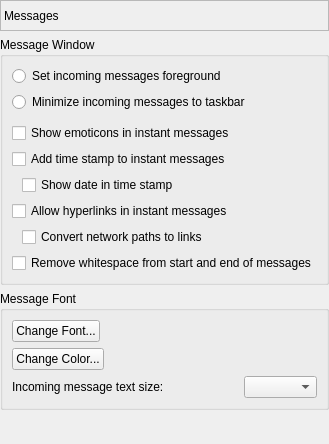
       <widget class="QWidget" name="pageMessages">
        <layout class="QVBoxLayout" name="verticalLayout_14">
         <property name="margin">
          <number>0</number>
         </property>
         <item>
          <widget class="QLabel" name="lblMessagesPage">
           <property name="sizePolicy">
            <sizepolicy hsizetype="Preferred" vsizetype="Fixed">
             <horstretch>0</horstretch>
             <verstretch>0</verstretch>
            </sizepolicy>
           </property>
           <property name="minimumSize">
            <size>
             <width>0</width>
             <height>31</height>
            </size>
           </property>
           <property name="frameShape">
            <enum>QFrame::StyledPanel</enum>
           </property>
           <property name="frameShadow">
            <enum>QFrame::Sunken</enum>
           </property>
           <property name="text">
            <string>Messages</string>
           </property>
          </widget>
         </item>
         <item>
          <widget class="QGroupBox" name="grpMsgWindow">
           <property name="title">
            <string>Message Window</string>
           </property>
           <layout class="QVBoxLayout" name="verticalLayout_12">
            <item>
             <widget class="QRadioButton" name="rdbMessageTop">
              <property name="text">
               <string>Set incoming messages foreground</string>
              </property>
             </widget>
            </item>
            <item>
             <widget class="QRadioButton" name="rdbMessageBottom">
              <property name="text">
               <string>Minimize incoming messages to taskbar</string>
              </property>
             </widget>
            </item>
            <item>
             <spacer name="verticalSpacer_3">
              <property name="orientation">
               <enum>Qt::Vertical</enum>
              </property>
              <property name="sizeType">
               <enum>QSizePolicy::Fixed</enum>
              </property>
              <property name="sizeHint" stdset="0">
               <size>
                <width>20</width>
                <height>5</height>
               </size>
              </property>
             </spacer>
            </item>
            <item>
             <widget class="QCheckBox" name="chkEmoticon">
              <property name="text">
               <string>Show emoticons in instant messages</string>
              </property>
             </widget>
            </item>
            <item>
             <widget class="QCheckBox" name="chkMessageTime">
              <property name="text">
               <string>Add time stamp to instant messages</string>
              </property>
             </widget>
            </item>
            <item>
             <layout class="QHBoxLayout" name="horizontalLayout_7">
              <item>
               <spacer name="horizontalSpacer_5">
                <property name="orientation">
                 <enum>Qt::Horizontal</enum>
                </property>
                <property name="sizeType">
                 <enum>QSizePolicy::Fixed</enum>
                </property>
                <property name="sizeHint" stdset="0">
                 <size>
                  <width>10</width>
                  <height>20</height>
                 </size>
                </property>
               </spacer>
              </item>
              <item>
               <widget class="QCheckBox" name="chkMessageDate">
                <property name="text">
                 <string>Show date in time stamp</string>
                </property>
               </widget>
              </item>
             </layout>
            </item>
            <item>
             <widget class="QCheckBox" name="chkAllowLinks">
              <property name="text">
               <string>Allow hyperlinks in instant messages</string>
              </property>
             </widget>
            </item>
            <item>
             <layout class="QHBoxLayout" name="horizontalLayout_28">
              <item>
               <spacer name="horizontalSpacer_26">
                <property name="orientation">
                 <enum>Qt::Horizontal</enum>
                </property>
                <property name="sizeType">
                 <enum>QSizePolicy::Fixed</enum>
                </property>
                <property name="sizeHint" stdset="0">
                 <size>
                  <width>10</width>
                  <height>20</height>
                 </size>
                </property>
               </spacer>
              </item>
              <item>
               <widget class="QCheckBox" name="chkPathToLink">
                <property name="text">
                 <string>Convert network paths to links</string>
                </property>
               </widget>
              </item>
             </layout>
            </item>
            <item>
             <widget class="QCheckBox" name="chkTrimMessage">
              <property name="text">
               <string>Remove whitespace from start and end of messages</string>
              </property>
             </widget>
            </item>
           </layout>
          </widget>
         </item>
         <item>
          <widget class="QGroupBox" name="grpMsgFont">
           <property name="title">
            <string>Message Font</string>
           </property>
           <layout class="QVBoxLayout" name="verticalLayout_13">
            <item>
             <layout class="QHBoxLayout" name="horizontalLayout_8">
              <item>
               <widget class="QPushButton" name="btnFont">
                <property name="text">
                 <string>Change Font...</string>
                </property>
               </widget>
              </item>
              <item>
               <spacer name="horizontalSpacer_6">
                <property name="orientation">
                 <enum>Qt::Horizontal</enum>
                </property>
                <property name="sizeHint" stdset="0">
                 <size>
                  <width>40</width>
                  <height>20</height>
                 </size>
                </property>
               </spacer>
              </item>
             </layout>
            </item>
            <item>
             <layout class="QHBoxLayout" name="horizontalLayout_9">
              <item>
               <widget class="QPushButton" name="btnColor">
                <property name="text">
                 <string>Change Color...</string>
                </property>
               </widget>
              </item>
              <item>
               <spacer name="horizontalSpacer_7">
                <property name="orientation">
                 <enum>Qt::Horizontal</enum>
                </property>
                <property name="sizeHint" stdset="0">
                 <size>
                  <width>40</width>
                  <height>20</height>
                 </size>
                </property>
               </spacer>
              </item>
             </layout>
            </item>
            <item>
             <layout class="QHBoxLayout" name="horizontalLayout_10">
              <item>
               <widget class="QLabel" name="lblFontSize">
                <property name="text">
                 <string>Incoming message text size:</string>
                </property>
               </widget>
              </item>
              <item>
               <spacer name="horizontalSpacer_8">
                <property name="orientation">
                 <enum>Qt::Horizontal</enum>
                </property>
                <property name="sizeHint" stdset="0">
                 <size>
                  <width>40</width>
                  <height>20</height>
                 </size>
                </property>
               </spacer>
              </item>
              <item>
               <widget class="QComboBox" name="cboFontSize">
                <property name="sizePolicy">
                 <sizepolicy hsizetype="Expanding" vsizetype="Fixed">
                  <horstretch>0</horstretch>
                  <verstretch>0</verstretch>
                 </sizepolicy>
                </property>
               </widget>
              </item>
             </layout>
            </item>
           </layout>
          </widget>
         </item>
         <item>
          <spacer name="verticalSpacer_4">
           <property name="orientation">
            <enum>Qt::Vertical</enum>
           </property>
           <property name="sizeHint" stdset="0">
            <size>
             <width>20</width>
             <height>34</height>
            </size>
           </property>
          </spacer>
         </item>
        </layout>
       </widget>
